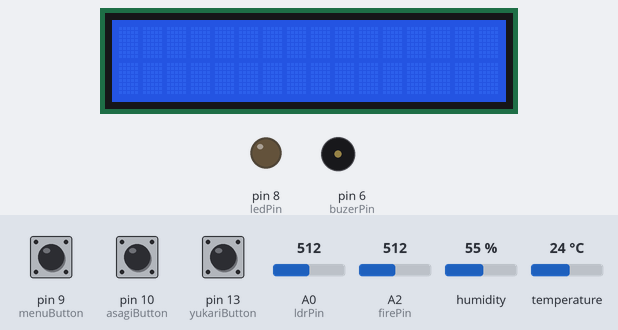
A sketch run on a simulated Arduino Uno, built with avr-gcc and run on an emulated ATmega328P. Parts: 16×2 character LCD, output pins drawn as LEDs (lit = HIGH), buzzer (waves = sounding, pin HIGH). The inputs (shaded band) are chosen by the test bench; at power-on: A2 (firePin) = 512, pin 9 (menuButton) LOW, pin 10 (asagiButton) LOW, pin 13 (yukariButton) LOW, A0 (ldrPin) = 512, humidity 55 %, temperature 24 °C.

Above: at 1.2 s.
1.3 s: A2 (firePin) set to 85
2.8 s: A2 (firePin) set to 71
At 3.6 s:
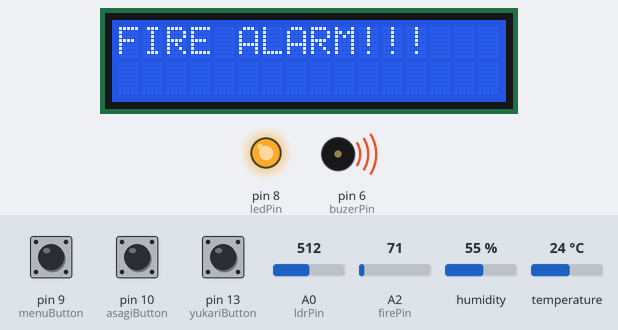
5.8 s: pin 9 (menuButton) pulled HIGH for 0.15 s
At 5.96 s:
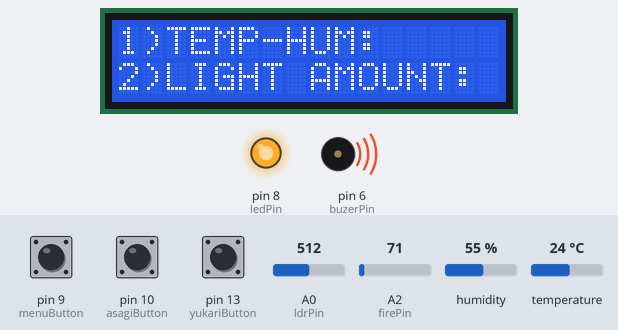
7.4 s: pin 10 (asagiButton) pulled HIGH for 1 s
9.9 s: pin 13 (yukariButton) pulled HIGH for 1 s
12.4 s: pin 9 (menuButton) pulled HIGH for 1 s
At 14.0 s:
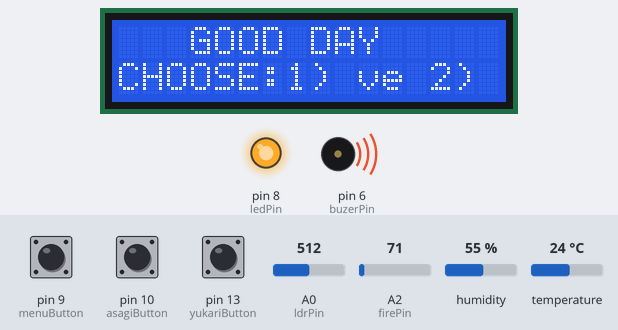
Timing chart, 0 to 15.5 s (numbered marks = the images above; inputs shaded):
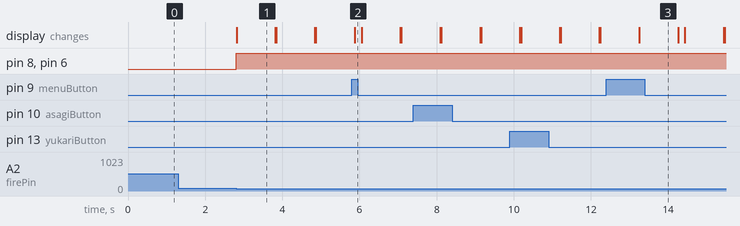

The sketch:

Smart_Home_System.ino
```cpp
/*---------------------------------------------SMART HOME SYSTEM(AKILLI EV SİSTEMİ)-----------------------------------------------

  AUTHOR:ARIF MANDAL
  DATE:06.06.2019*/


//LCD EKRAN
#include <LiquidCrystal.h>
LiquidCrystal myLcd(12, 11, 5, 4, 3, 2);//lcd kütüphanemizi dahil ettik ve pin atamalarını yaptık.

//NEM VE ISI SENSORU
#include<dht11.h>
#define DHT11PIN 7//dht11 kütüphanemizi dahil ettik ve pin 7 olarak atadık.
dht11 DHT11;//dht kütüphanesinden obje oluşturduk.

//LDR
int ldrPin = A0;//ldr pinimiz
int ldrValue = 0;//ilk değeri 0 olarak atadık.
String oneri = "";//Işık seviyesine göre tavsiye tutan değişken

//POTANSIYOMETRE
int potPin = A1;//potansiyometre pinimiz
int potValue = 0;//ilk değeri 0 olarak atadık.

//YANGIN SENSOR
int firePin = A2;//yangın sensörü pinimiz.
int fireValue = 0;//ilk değeri 0 olarak atadık.

//BUZER VE LED
int buzerPin = 6;//yangın uyarma sistemi için buzer ve led pinlerimiz
int ledPin = 8;

//BUTON
int menuButton = 9;// menü, aşağı, yukarı buton pinlerimiz.
int asagiButton = 10;
int yukariButton = 13;

int menuValue = 0;// buton pinlerimizin ilk değerlerinide 0 olarak atadık.
int asagiValue = 0;
int yukariValue = 0;

int durum = 0;// kalıcı buton için durum değişkeni oluşturduk.


void setup() {
  Serial.begin(9600);// kontroller için serial ekranımızı başlattık.
  myLcd.begin(16, 2);//lcd ekranımızı başlattık.
  pinMode(ldrPin, INPUT);//ldr pinimiz giriş
  pinMode(potPin, INPUT);//potansimetre pinimiz giriş
  pinMode(buzerPin, OUTPUT);// buzer çıkış
  pinMode(ledPin, OUTPUT);// led çıkış
  pinMode(menuButton, INPUT);// buton pinleri giriş pini olarak atadık.
  pinMode(asagiButton, INPUT);
  pinMode(yukariButton, INPUT);

}

void loop() {
  //dth11
  int DTH11value = DHT11.read(DHT11PIN);// dht sensörümüzü okuduk.
  int nem = DHT11.humidity; // nem değerini aldık.
  int sicaklik = DHT11.temperature;// sıcaklık değerini aldık.

  //ldr
  ldrValue = analogRead(ldrPin);//ldr sensörümüzü okuduk.
  if (ldrValue < 30) {//ısık 30 değerinden düşükse uyarı ışık düşük
    oneri = "LOW LIGHT";
  } else if (ldrValue >= 30 && ldrValue <= 150) {//150 ile 30 arasında ise uygun ışık.
    oneri = "SENSIBLE...";

  } else {//150 den yüksekse rahatsız edici uyarısında bulunuyor.
    oneri = "DISTURB...";

  }

  //NOTE: DEGERLERİ KONTROL ETMEK İÇİN SERİAL MONİTÖRDE BAKABİLİRSİNİZ.

  //pot
  //potValue=analogRead(potPin);// potansiyometreden okunan değer kontrol için kullanabilirsiniz.
  //Serial.println(potValue);


  //Fire Sensor
  fireValue = analogRead(firePin);// ateş algılayıcı sensörümüzü okuduk.(analog olarak)
  //Serial.println(fireValue);// kontrol amaçlı değerimizi yazdırdık.
  if (fireValue < 80) {// eğer ateş sensörü değerimiz 80 den küçükse buzer ve led çalışıyor.
    digitalWrite(buzerPin, HIGH);
    digitalWrite(ledPin, HIGH);
    myLcd.clear();
    myLcd.setCursor(0, 0);//lcd ekrandaki yerini ayarladık.
    myLcd.print("FIRE ALARM!!!");//yangin alarmi uyarisi.
    delay(1000);
    myLcd.clear();


  } else {// diğer durumlarda buzer ve ledimiz durgun halde.
    digitalWrite(buzerPin, LOW);
    digitalWrite(ledPin, LOW);

  }

  //buton
  menuValue = digitalRead(menuButton);// butonlarımızı okuduk.
  //Serial.println(menuValue);// kontrol için yorumu kaldırıp bakabilirsiniz.
  asagiValue = digitalRead(asagiButton);
  //Serial.println(asagiValue);
  yukariValue = digitalRead(yukariButton);
  //Serial.println(yukariValue);

  if (menuValue == 1) {//eğer butona basıldıysa

    if (durum == 0) {// durum değişkenimizde 0 ise;
      durum = 1;//durumu 1 yapıyoruz birdaha basınca çıkmak için
      myLcd.setCursor(0, 0);//lcd ekrandaki yerini ayarladık.
      myLcd.print("1)TEMP-HUM:");//menümüzü oluşturduk.
      myLcd.setCursor(0, 1);//alt kısma geçtik
      myLcd.print("2)LIGHT AMOUNT:");//kalan yazımızı yazdık.


    } else {// diğer durumda bir daha basılıp çekilirse
      durum = 0;//durum 0 yap
      myLcd.clear();// ekranı temizle
      myLcd.setCursor(3, 0);// lcd deki yerini belirle
      myLcd.print("GOOD DAY");// yazını yazdır.
      myLcd.setCursor(0, 1);// diğer kısımda da lcd deki yerini belirle
      myLcd.print("CHOOSE:1) ve 2) ");//yazını yazdır.
      delay(1000);//kapanması için 1 sn bekle.
      myLcd.clear();//ekranı temizle.

    }
    delay(150);// butona basıldığının anlaşılması için 150ms bekle

  }

  if (asagiValue == 1) {// eğer sol taraftaki butona basıldıysa sıcaklık ve nem değerlerini ekranda göster.
    myLcd.clear();
    myLcd.setCursor(0, 0);
    myLcd.print("TEMPERATURE:");
    myLcd.print(sicaklik);
    myLcd.setCursor(0, 1);
    myLcd.print("HUMIDITY:");
    myLcd.print(nem);


  } else if (yukariValue == 1) {// eğer sağ taraftaki butona basıldıysa ışık miktarını ekranda göster.
    myLcd.clear();
    myLcd.setCursor(0, 0);
    myLcd.print("LIGHT AMOUNT:");
    myLcd.print(ldrValue);
    myLcd.setCursor(0, 1);
    myLcd.print(oneri);// kullanıcıya ışık miktarına göre uyarı veriyor.

  }

}

//THANK YOU...
```

Measured:
- the behaviour switches between 80 and 79 on A2 (firePin) (found by bisection; images 0 and 1)
- after the input at 1.3 s, every drawn part: stays the same
- after the input at 2.8 s, pin 8 (ledPin), pin 6 (buzerPin): LOW → HIGH at once; the display: changes at once (image 1)
- after the input at 5.8 s, the display: changes after 0.08 s (image 2)
- after the input at 12.4 s, the display: changes after 0.85 s (image 3)
- what the display in image 1 shows lasts 1.0 s, from 2.8 s to 3.8 s
